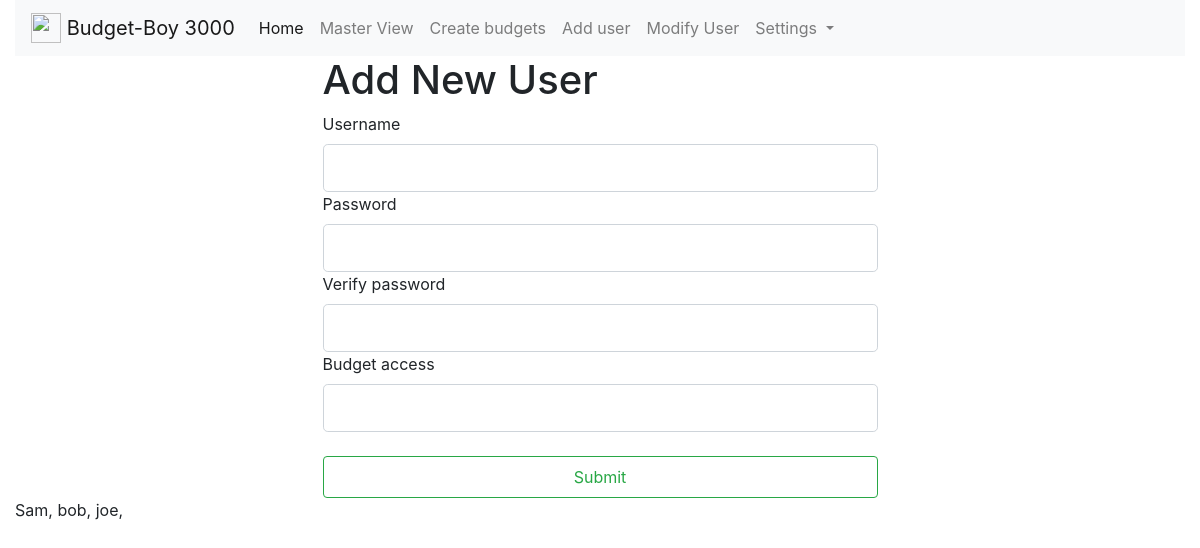
The page /newuser (signed in) on the database its author committed.
### app.py (models this page shows, shortened)
class User(db.Model):
    id = db.Column(db.Integer, primary_key=True)
    username = db.Column(db.String(20), unique=True, nullable=False)
    password = db.Column(db.String(6), nullable=False)
    budgets_access = db.Column(db.String(100), unique=False, nullable=True)

### app.py (the view)
@app.route('/newuser', methods=['GET','POST'])
def newuser():
    form=UpdateUserForm()
    u = User.query.all()
    if form.is_submitted():
        if(form.password.data == form.password2.data):
            user = User(username= f'{form.username.data}', password=f'{form.password.data}', budgets_access = f'{form.budgets_access.data}')
            db.session.add(user)
            db.session.commit()
    return render_template('newuser.html', form = form, u = u)

### app.py
class UpdateUserForm(FlaskForm):
    username = StringField('Username', validators=[DataRequired(), Length(min=2, max=50)])
    password = PasswordField('Password', validators=[DataRequired(), Length(min=6, max=20)])
    password2 = PasswordField('Verify password', validators=[DataRequired(), Length(min=6, max=20)])
    budgets_access = StringField('Budget access')
    submit = SubmitField('Submit')

### templates/newuser.html (shortened to what this page needs)
{% extends 'base_in.html' %}
{% block body %}
<div class="col-md-6 offset-3">
<h1>Add New User</h1>
  <form method="POST", action="">
    {{form.username.label(class="form-control-label")}}
    {{form.username(class="form-control form-control-lg")}}
    {{form.password.label(class="form-control-label")}}
    {{form.password(class="form-control form-control-lg")}}
    {{form.password2.label(class="form-control-label")}}
    {{form.password2(class="form-control form-control-lg")}}
    {{form.budgets_access.label(class="form-control-label")}}
    {{form.budgets_access(class="form-control form-control-lg")}}
    <br>
    {{form.submit(class="btn btn-outline-success form-control form-control-lg")}}
  </form>
</div>
<div>
  {% for i in u %}
  {{i.username}},
  {% endfor %}
</div>
{% endblock %}

### rows shown on the page
User: username "Sam"
User: username "bob"
User: username "joe"
